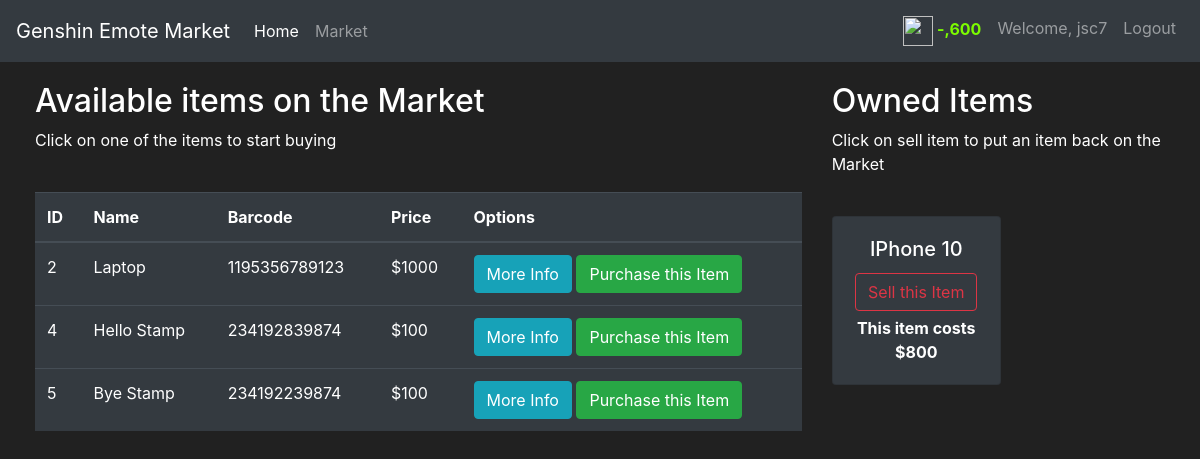
Page /market (signed in) on the committed database.
### market/models.py (models this page shows, shortened)
class User(db.Model, UserMixin):
    id = db.Column(db.Integer(), primary_key=True)
    username = db.Column(db.String(length=30),nullable = False, unique = True)
    email_address = db.Column(db.String(length=50), nullable=False, unique = True)
    password_hash = db.Column(db.String(length=60), nullable=False)
    budget = db.Column(db.Integer(), nullable=False, default=1000)
    items = db.relationship('Item', backref='owned_user', lazy=True)
    @property
    def prettier_budget(self):
        if len(str(self.budget)) >=4:
            start_i = len(str(self.budget)) - 3
            end_i = len(str(self.budget))
            begin = True
            fixed_string = ""
            for i in range(len(str(self.budget))//3):
                if begin:
                    fixed_string = str(self.budget)[start_i:]
                    start_i -= 3
                    end_i -= 3
                    begin = False
                else:
                    fixed_string = str(self.budget)[start_i:end_i] + "," + fixed_string
                    start_i -= 3
                    end_i -= 3
            fixed_string = str(self.budget)[:end_i] + "," + fixed_string
            return fixed_string
        else:
            return f"${self.budget}"
    @property
    def password(self):
        return self.password

class Item(db.Model):
    id = db.Column(db.Integer(), primary_key=True)
    name = db.Column(db.String(length=30), nullable=False, unique=True)
    price = db.Column(db.Integer(), nullable=False)
    barcode = db.Column(db.String(length = 12), nullable=False, unique=True)
    description = db.Column(db.String(length = 1024), nullable = False, unique = True)
    owner = db.Column(db.Integer(), db.ForeignKey('user.id'))

### market/routes.py (the view, shortened to what this page needs)
@app.route('/market', methods=["GET", "POST"])
@login_required
def market_page():
    purchase_form = PurchaseItemForm()
    selling_form = SellItemForm()
    if request.method == "GET":
        items = Item.query.filter_by(owner=None)
        owned_items = Item.query.filter_by(owner=current_user.id)
        return render_template('market.html', items=items, purchase_form=purchase_form, owned_items=owned_items, selling_form=selling_form)

### market/models.py (called while the page is built)
@login_manager.user_loader
def load_user(user_id):
    return User.query.get(int(user_id))

### market/templates/market.html (shortened to what this page needs)
{% extends 'base.html' %}
{% block content %}
<div class="row" style="margin-top:20px; margin-left:20px">
   <div class="col-8">
       <h2>Available items on the Market</h2>
       <p>Click on one of the items to start buying</p>
       <br>
      <table class="table table-hover table-dark">
         <thead>
            <tr>
               <th scope="col">ID</th>
               <th scope="col">Name</th>
               <th scope="col">Barcode</th>
               <th scope="col">Price</th>
               <th scope="col">Options</th>
            </tr>
         </thead>
         <tbody>
            {% for item in items %}
            <tr>
               <td>{{ item.id }}</td>
               <td>{{ item.name }}</td>
               <td>{{ item.barcode }}</td>
               <td>${{ item.price }}</td>
               <td>
                  <button class="btn btn-outline btn-info" data-toggle="modal" data-target="#Modal-MoreInfo-{{ item.id }}">More Info</button>
                  <button class="btn btn-outline btn-success" data-toggle="modal" data-target="#Modal-PurchaseConfirm-{{ item.id }}">Purchase this Item</button>
               </td>
            </tr>
            {% endfor %}
         </tbody>
      </table>
   </div>
   <div class="col-4">
        <h2>Owned Items</h2>
        <p>Click on sell item to put an item back on the Market</p>
        <br>
        <div class="row">
           {% for owned_item in owned_items %}
             <div class="col-md-6">
                 <div style="margin-bottom: 5px" class="card text-center bg-dark">
                      <div class="card-body">
                          <h5 class="card-title">{{ owned_item.name }}</h5>
                          <button type="button" class="btn btn-outline-danger" style="margin-bottom: 5px"
                                  data-toggle="modal" data-target="#Modal-SellingConfirm-{{ owned_item.id }}">
                              Sell this Item
                          </button>
                          <p class="card-text"><strong>
                              This item costs ${{ owned_item.price }}
                          </strong></p>
                      </div>
                  </div>
             </div>
           {% endfor %}
        </div>
   </div>
</div>
{% endblock %}

### market/templates/base.html (shortened to what this page needs)
<!doctype html>
<html lang="en">
   <head>
      <link rel="stylesheet" href="https://cdn.jsdelivr.net/npm/bootstrap@4.5.3/dist/css/bootstrap.min.css">
   </head>
   <body>
    <nav class="navbar navbar-expand-md navbar-dark bg-dark">
      <a class="navbar-brand" href="#">Genshin Emote Market</a>
      <div class="collapse navbar-collapse" id="navbarNav">
        <ul class="navbar-nav mr-auto">
            <li class="nav-item active">
                <a class="nav-link" href="{{ url_for('home_page') }}">Home <span class="sr-only">(current)</span></a>
            </li>
            <li class="nav-item">
                <a class="nav-link" href="{{ url_for('market_page') }}">Market</a>
            </li>
        </ul>
            {% if current_user.is_authenticated %}
            <ul class="navbar-nav">
                <li class="nav-item">
                    <a class="nav-link" style="color: lawngreen; font-weight: bold">
                        <img src="https://static.wikia.nocookie.net/gensin-impact/images/8/84/Item_Mora.png" style="width:30px;height:30px;">
                        {{ current_user.prettier_budget }}
                    </a>
                </li>
                <li class="nav-item">
                    <a class="nav-link" href="#">Welcome, {{ current_user.username }}</a>
                </li>
                <li class="nav-item">
                    <a class="nav-link" href="{{ url_for('logout_page') }}">Logout</a>
                </li>
            </ul>
            {% endif %}
      </div>
    </nav>
        {% block content %}
        {% endblock %}
   </body>
</html>

### market/templates/base.html (style rules this page uses)
body { background-color: #212121; color: white }

### rows in the picture
User: prettier_budget "-,600", username "jsc7"
Item: id "2", name "Laptop", barcode "1195356789123", price "1000"
Item: id "4", name "Hello Stamp", barcode "234192839874", price "100"
Item: id "5", name "Bye Stamp", barcode "234192239874", price "100"
Item: name "IPhone 10", price "800"
